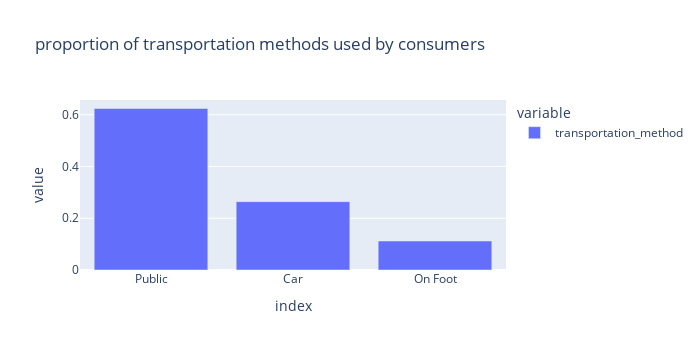

Notebook code for this chart:
### Markdown cell above
It looks like abstemious drinkers are pretty rare, but non-smoker drinkers are common.

### Code cell
px.bar(consumers['transportation_method'].value_counts()/len(consumers),height=350, width=700, title = 'proportion of transportation methods used by consumers')

### Figure 1 — Plotly figure (JSON) as saved in the notebook; plotly's stock layout.template omitted (floating-point values rounded to 4 significant figures)
{"data": [{"alignmentgroup": "True", "hovertemplate": "variable=transportation_method<br>index=%{x}<br>value=%{y}<extra></extra>", "legendgroup": "transportation_method", "marker": {"color": "#636efa", "pattern": {"shape": ""}}, "name": "transportation_method", "offsetgroup": "transportation_method", "orientation": "v", "showlegend": true, "textposition": "auto", "type": "bar", "x": ["Public", "Car", "On Foot"], "xaxis": "x", "y": [0.624, 0.264, 0.112], "yaxis": "y"}], "layout": {"barmode": "relative", "height": 350, "legend": {"title": {"text": "variable"}, "tracegroupgap": 0}, "title": {"text": "proportion of transportation methods used by consumers"}, "width": 700, "xaxis": {"anchor": "y", "domain": [0, 1], "title": {"text": "index"}}, "yaxis": {"anchor": "x", "domain": [0, 1], "title": {"text": "value"}}}}
